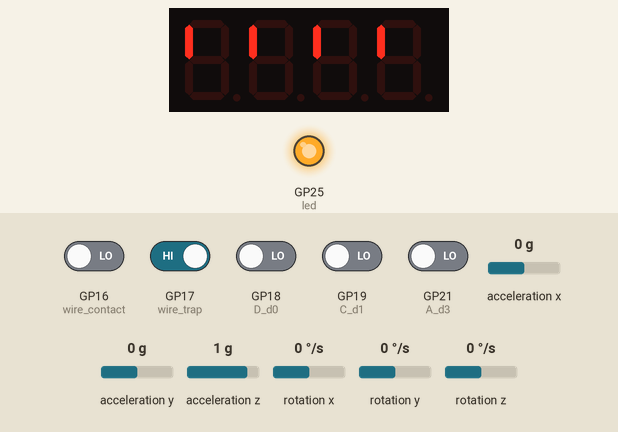
This program was run on a simulated Raspberry Pi Pico running MicroPython. On the bench: 4-digit seven-segment display, output pins drawn as LEDs (lit = HIGH). Dashed ring = blinking. The test bench sets the inputs (shaded band); at power-on: GP17 (wire_trap) HIGH, GP16 (wire_contact), GP18 (D_d0), GP19 (C_d1), GP21 (A_d3) LOW, acceleration x 0 g, rotation x 0 °/s, acceleration y 0 g, acceleration z 1 g, rotation y 0 °/s, rotation z 0 °/s. The clock reads 2024-03-15 10:24:30 at power-on unless the program sets it; library files of the repository ran but are not shown: imu.py, tm1637.py; pins used as bus, display or sensor lines are not drawn.

Above: at 1.2 s.
1.3 s: GP16 (wire_contact) driven HIGH
At 2.05 s:
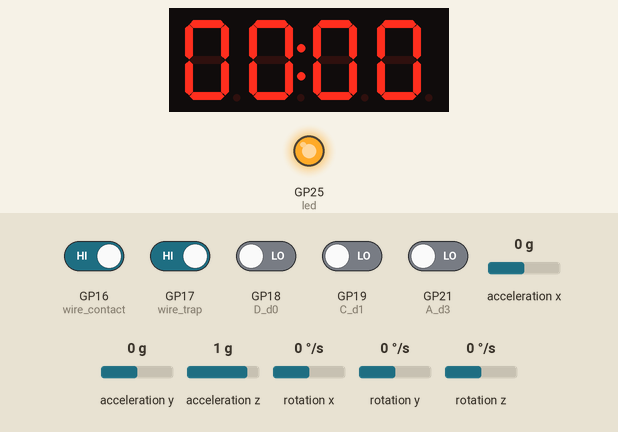
3.8 s: GP21 (A_d3) driven HIGH
At 5.6 s:
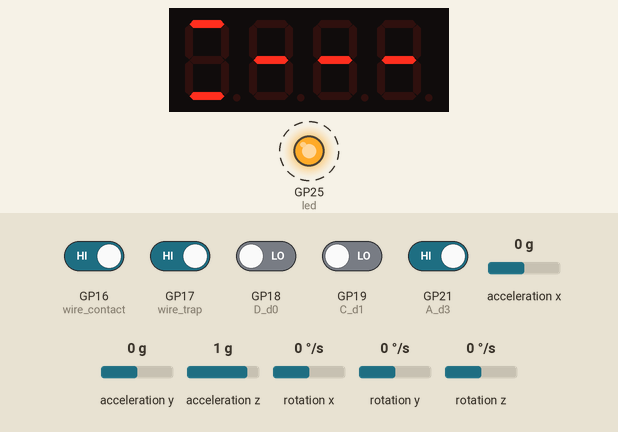
6.9 s: acceleration x set to -1.4 g
At 9.6 s:
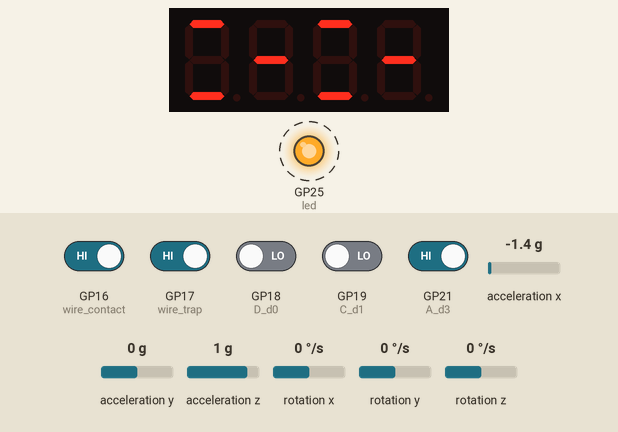
10.0 s: GP17 (wire_trap) driven LOW
At 11.6 s:
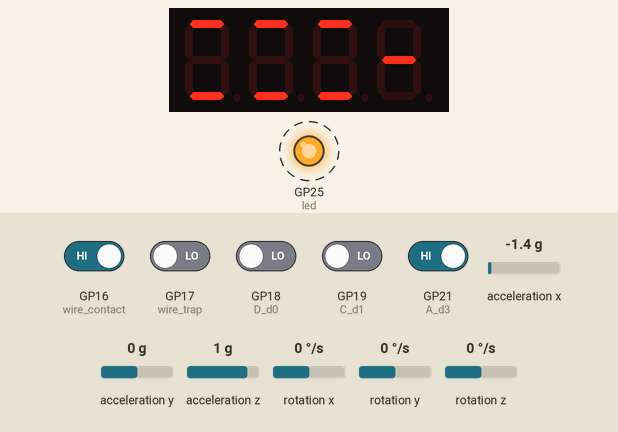
13.1 s: rotation x set to -192 °/s
At 15.6 s:
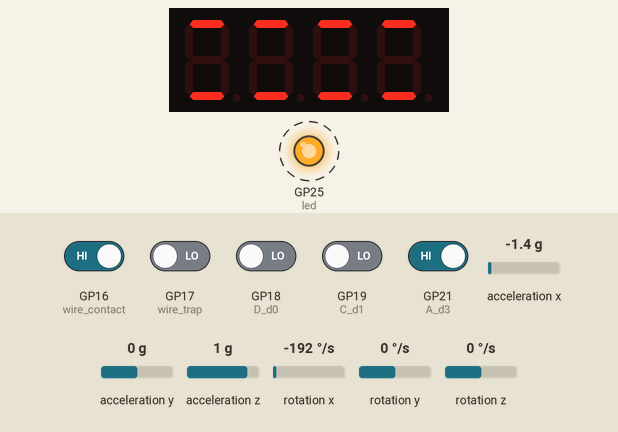
16.2 s: GP16 (wire_contact) driven LOW
At 17.6 s:
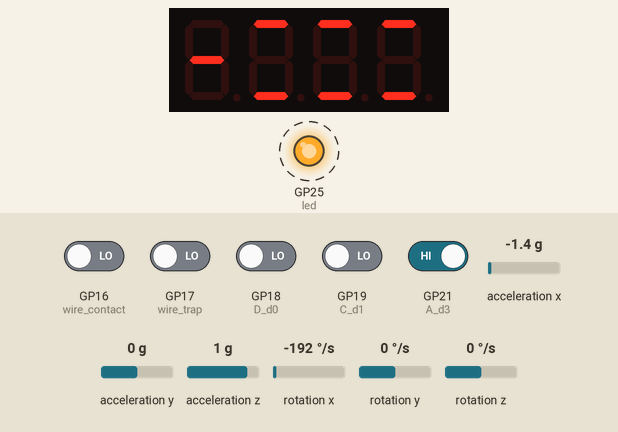
Timing chart, 0 to 20.3 s (numbered marks = the images above; inputs shaded):
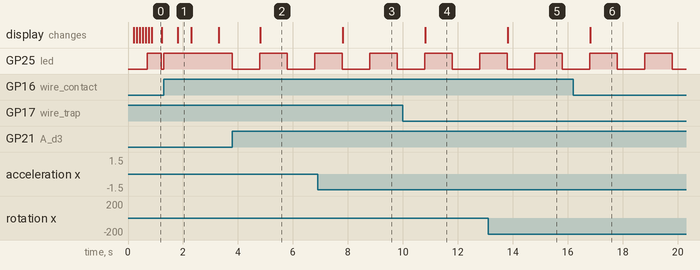

Measured:
- after the input at 1.3 s, the display: changes after 0.51 s (image 1)
- after the input at 3.8 s, GP25 (led): alternates HIGH for 1.0 s and LOW for 1.0 s, starting at once; the display: changes after 1.0 s (image 2)
- after the input at 6.9 s, the display: changes after 0.91 s (image 3)
- after the input at 10.0 s, the display: changes after 0.81 s (image 4)
- after the input at 13.1 s, the display: changes after 0.71 s (image 5)
- after the input at 16.2 s, the display: changes after 0.61 s (image 6)
- what the display in image 1 shows lasts 0.5 s, from 1.8 s to 2.3 s

The program:

main.py
```python
from machine import Pin, I2C, Timer
from imu import MPU6050
import tm1637
import utime
import math
import micropython

micropython.alloc_emergency_exception_buf(100)

machine.freq(20*1000000)

MINUTES = 5
FREQ = 2

SYMBOL_OFF = 0b01000000
SYMBOL_ON = 0b00001001

i2c = I2C(1, sda=Pin(14), scl=Pin(15), freq=400000)
imu = MPU6050(i2c)

led = Pin(25, Pin.OUT)
buzzer = Pin(22, Pin.IN)
display = tm1637.TM1637(clk=Pin(26), dio=Pin(27))

#debounce = Neotimer(250)

wire_contact = Pin(16, Pin.IN)
wire_trap = Pin(17, Pin.IN)

D_d0 = Pin(18, Pin.IN)
C_d1 = Pin(19, Pin.IN)
B_d2 = Pin(20, Pin.IN)
A_d3 = Pin(21, Pin.IN)

state = 0
end = 0

state_timer = Timer()
countdown_timer = Timer()

def get_imu_values():
    gx=abs(round(imu.accel.x,2))
    gy=abs(round(imu.accel.y,2))
    gz=abs(round(imu.accel.z,2))
    ax=abs(round(imu.gyro.x))
    ay=abs(round(imu.gyro.y))
    az=abs(round(imu.gyro.z))

    return ((gx > 0.2) or (gy > 0.2) or ((gz - 1) > 0.2)), ((ax > 20) or (ay > 20) or (az > 20))

def get_sensor_values():
    gyro, accel = get_imu_values()

    return [
        bool(wire_contact.value()),
        not bool(wire_trap.value()),
        gyro,
        accel
    ]

def test_motion():
    gyro, accel = get_imu_values()

    if (accel):
        return True

    if (gyro):
        return True

    return False

def idle_start(pin):
    global state

    if (state == 0):
        return None

    state = 0;
    state_timer.deinit()
    state_timer.init(freq=1, mode=Timer.PERIODIC, callback=idle_repeat)

    buzzer = Pin(22, Pin.IN)

    led.off()
    countdown_timer.deinit()


def idle_repeat(timer):
    led.toggle()
    #display.show('----')

    sensors = list(map(lambda x: SYMBOL_ON if x else SYMBOL_OFF, get_sensor_values()))

    display.write(sensors)

def countdown_start(pin):
    global state
    global end
    global blink

    if (state == 1):
        return None

    state = 1
    blink = False
    state_timer.deinit()
    state_timer.init(freq=1, mode=Timer.PERIODIC, callback=countdown_repeat)
    end = utime.time() + MINUTES * 60
    countdown_timer.init(period=MINUTES * 60 * 1000, mode=Timer.ONE_SHOT, callback=countdown_finish)

    wire_contact.irq(trigger=Pin.IRQ_RISING, handler=detonation_start)
    wire_trap.irq(trigger=Pin.IRQ_FALLING, handler=detonation_start)

def countdown_repeat(timer):
    global blink
    led.toggle()

    time = end - utime.time()
    minutes = math.floor(time / 60)
    seconds = time - minutes * 60

    blink = not(blink)

    #print(time, minutes, seconds)

    display.numbers(minutes, seconds, blink)

    if (test_motion()):
        state_timer.deinit()
        state_timer.init(freq=FREQ, mode=Timer.PERIODIC, callback=detonation_start)

def detonation_start(pin = None):
    global state

    if (state == 2):
        return None

    state = 2
    state_timer.deinit()
    buzzer.init(Pin.OUT, value=True)
    led.on()
    state_timer.init(freq=FREQ, mode=Timer.PERIODIC, callback=detonation_repeat)
    countdown_timer.deinit()

    wire_trap.irq(handler=None)
    wire_contact.irq(handler=None)

def detonation_repeat(timer):
    buzzer.toggle()

    toggle = utime.time() % 2

    if (toggle):
        display.numbers(0, 0, colon=True)
    else:
        display.write([0, 0, 0, 0])

def countdown_finish(timer):
    detonation_start()

A_d3.irq(trigger=Pin.IRQ_RISING, handler=idle_start)
C_d1.irq(trigger=Pin.IRQ_RISING, handler=countdown_start)
D_d0.irq(trigger=Pin.IRQ_RISING, handler=detonation_start)

wire_contact.irq(trigger=Pin.IRQ_RISING, handler=detonation_start)
wire_trap.irq(trigger=Pin.IRQ_FALLING, handler=detonation_start)

state_timer.init(freq=FREQ, mode=Timer.PERIODIC, callback=idle_repeat)

display.write([32, 32, 32, 32])
machine.lightsleep(100)
for i in range(6):
    d = pow(2, i)
    display.write([d, d, d, d])
    machine.lightsleep(100)
```
